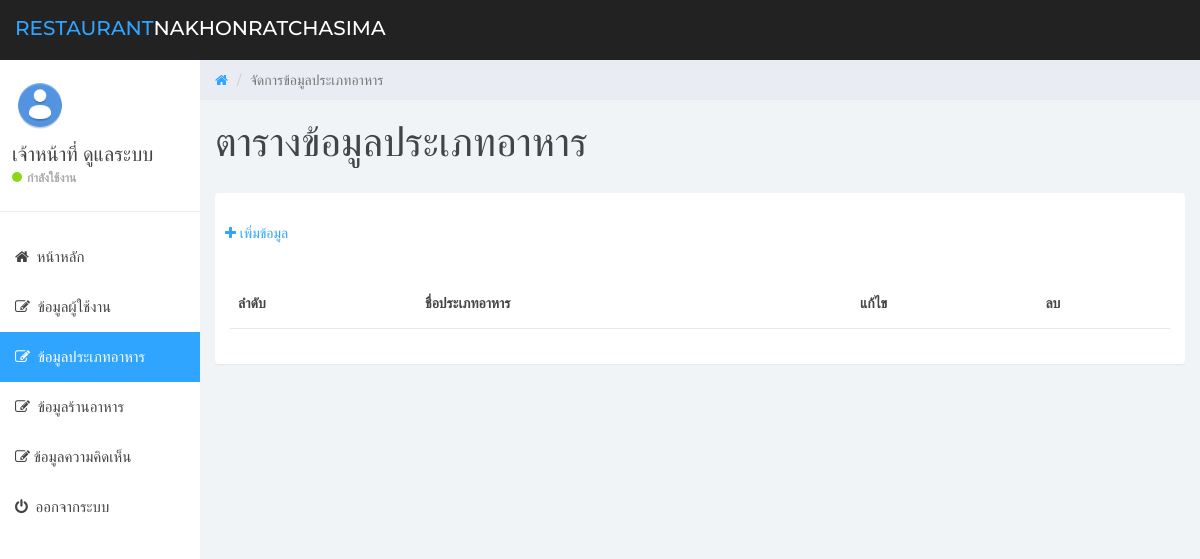
/admin/food_type.php (signed in), run on an earlier commit of the app's database.
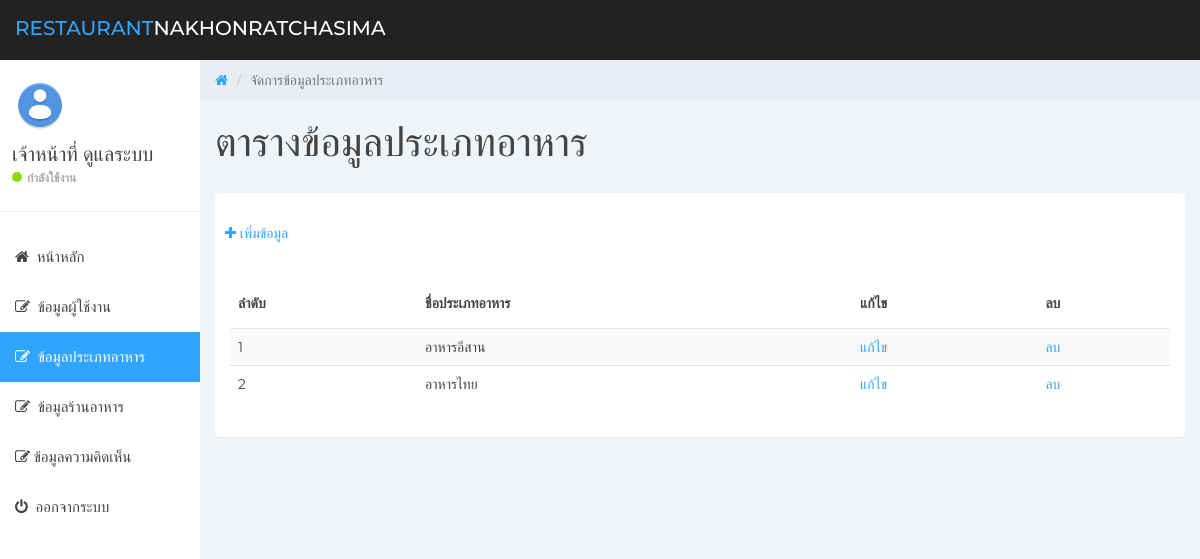
And on a later commit of the database.
### tables this page shows
CREATE TABLE `food_types` (
  `ft_id` int(11) NOT NULL COMMENT 'รหัสประเภทอาหาร',
  `ft_name` varchar(255) NOT NULL COMMENT 'ชื่อประเภทอาหาร'
);

### admin/food_type.php (the view, shortened to what this page needs)
<?php
require_once("../services/check_admin.php");
?>
<?php
$sql = "SELECT * FROM food_types ORDER BY ft_id DESC";
$query = mysqli_query($conn, $sql);
$no = 1;
?>
<!DOCTYPE html>
<html>
<head>
    <link href="css/bootstrap.min.css" rel="stylesheet">
    <link href="css/font-awesome.min.css" rel="stylesheet">
    <link href="css/datepicker3.css" rel="stylesheet">
    <link href="css/styles.css" rel="stylesheet">
</head>
<body>
    <?php include("layouts/navbar.php"); ?>
    <?php include("layouts/sidebar.php"); ?>
    <div class="col-sm-9 col-sm-offset-3 col-lg-10 col-lg-offset-2 main">
        <div class="row">
            <ol class="breadcrumb">
                <li><a href="home.php">
                        <em class="fa fa-home"></em>
                    </a></li>
                <li class="active">จัดการข้อมูลประเภทอาหาร</li>
            </ol>
        </div>
        <div class="row">
            <div class="col-lg-12">
                <h1 class="page-header">
                    ตารางข้อมูลประเภทอาหาร
                </h1>
            </div>
        </div>
        <div class="panel panel-container">
            <p style="padding: 10px;">
                <a href="food_type_add.php">
                    <i class="fa fa-plus"></i>
                    <span>เพิ่มข้อมูล</span>
                </a>
            </p>
            <div class="row">
                <div class="col-sm-12">
                    <div class="panel-body">
                        <div class="table-responsive">
                            <table class="table table-striped">
                                <thead>
                                    <tr>
                                        <th>ลำดับ</th>
                                        <th>ชื่อประเภทอาหาร</th>
                                        <th>แก้ไข</th>
                                        <th>ลบ</th>
                                    </tr>
                                </thead>
                                <tbody>
                                    <?php foreach ($query as $row) { ?>
                                        <tr>
                                            <td><?= $no++ ?></td>
                                            <td><?= $row['ft_name'] ?></td>
                                            <td>
                                                <a href="food_type_edit.php?id=<?= $row['ft_id'] ?>">แก้ไข</a>
                                            </td>
                                            <td>
                                                <a href="../services/food_type_delete.php?id=<?= $row['ft_id'] ?>" onclick="return confirm('ยืนยันการลบ?')">ลบ</a>
                                            </td>
                                        </tr>
                                    <?php } ?>
                                </tbody>
                            </table>
                        </div>
                    </div>
                </div>
            </div>
        </div>
</body>
</html>

What changed in the data, as far as the page shows it:
added food_types: ft_name "อาหารอีสาน"
added food_types: ft_name "อาหารไทย"
